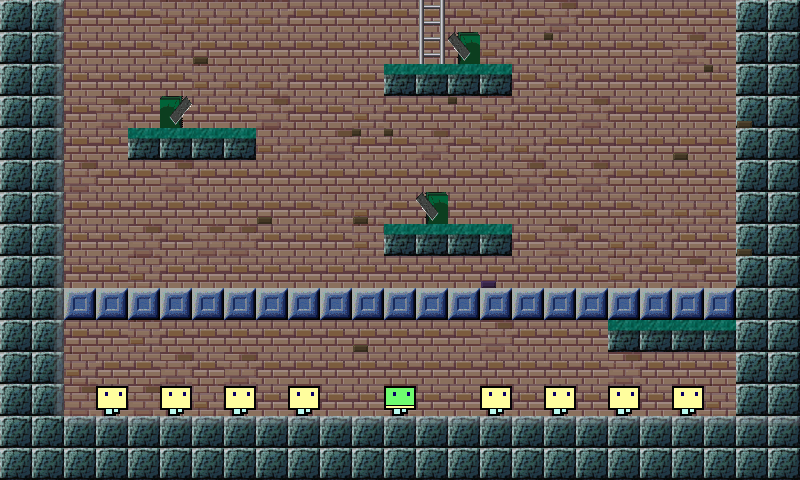

Below is a game level as drawn by its tile map, then a one-line description and the .tmx file that defines it, in full:
An orthogonal 25x15 tile map with 32x32 px tiles, 6 tile layers (Layer 0 tiles, Layer 1 underlays tiles, Layer 2 underlays sprites and player, Layer 3 underlays sprites and mobs, ...), 6 tilesets.

<map version="1.0" tiledversion="1.0.3" orientation="orthogonal" renderorder="right-down" width="25" height="15" tilewidth="32" tileheight="32" nextobjectid="1">
 <tileset firstgid="1" name="0" tilewidth="32" tileheight="32" tilecount="1000" columns="8">
  <image source="../images/map0Tiles.png" width="256" height="4000" />
 </tileset>
 <tileset firstgid="1001" name="1" tilewidth="32" tileheight="32" tilecount="1744" columns="8">
  <image source="../images/map1UnderlaysTiles.png" width="256" height="7000" />
 </tileset>
 <tileset firstgid="2745" name="2" tilewidth="32" tileheight="32" tilecount="64" columns="8">
  <image source="../images/map2UnderlaysSpritesAndPlayer.png" width="256" height="256" />
 </tileset>
 <tileset firstgid="2809" name="3" tilewidth="32" tileheight="32" tilecount="368" columns="8">
  <image source="../images/map3UnderlaysSpritesAndMobs.png" width="256" height="1500" />
 </tileset>
 <tileset firstgid="3177" name="4" tilewidth="32" tileheight="32" tilecount="120" columns="8">
  <image source="../images/map4OverlaysSprites.png" width="256" height="500" />
 </tileset>
 <tileset firstgid="3297" name="5" tilewidth="32" tileheight="32" tilecount="1000" columns="8">
  <image source="../images/map5OverlaysTiles.png" width="256" height="4000" />
 </tileset>
 <layer name="Layer 0 tiles" width="25" height="15">
  <data encoding="csv">
141,141,18,18,18,17,17,17,17,18,18,18,18,18,18,17,18,19,18,18,18,18,18,141,141,
141,141,18,18,18,17,18,18,18,18,18,18,18,18,18,17,18,18,18,18,18,19,18,141,141,
141,141,18,18,18,18,17,17,17,18,18,18,141,141,141,141,18,17,18,18,18,18,18,141,141,
141,141,18,19,18,18,18,18,19,18,18,17,18,18,18,17,18,18,19,18,18,18,18,141,141,
141,141,18,18,141,141,141,141,17,17,19,18,18,19,18,17,17,18,18,18,18,18,18,141,141,
141,141,19,18,18,19,18,18,18,18,18,18,18,18,18,18,19,18,19,18,18,18,18,141,141,
141,141,18,18,18,18,18,18,18,18,17,17,18,18,18,18,18,18,18,18,17,17,17,141,141,
141,141,18,18,19,18,19,19,18,18,18,17,141,141,141,141,18,19,18,17,17,18,18,141,141,
141,141,18,18,17,18,18,18,18,18,18,18,18,18,18,18,18,18,18,17,18,19,18,141,141,
141,141,178,178,178,178,178,178,178,178,178,178,178,178,178,178,178,178,178,178,178,178,178,141,141,
141,141,18,18,17,18,18,18,18,18,18,18,18,18,18,19,18,18,18,141,141,141,141,141,141,
141,141,17,18,18,19,18,19,18,18,18,18,18,18,18,18,18,18,18,19,18,18,18,141,141,
141,141,19,18,19,18,17,18,18,19,18,18,17,18,18,17,18,18,18,18,18,19,17,141,141,
141,141,141,141,141,141,141,141,141,141,141,141,141,141,141,141,141,141,141,141,141,141,141,141,141,
141,141,141,141,141,141,141,141,141,141,141,141,141,141,141,141,141,141,141,141,141,141,141,141,141
</data>
 </layer>
 <layer name="Layer 1 underlays tiles" width="25" height="15">
  <data encoding="csv">
0,0,0,0,0,0,0,0,0,0,0,0,0,1393,0,0,0,0,0,0,0,0,0,0,0,
0,0,0,0,0,0,1640,0,0,0,0,0,0,1393,0,0,0,1634,0,0,0,0,0,0,0,
0,0,0,0,0,0,0,0,0,0,0,0,0,0,0,0,0,0,0,0,0,0,1634,0,0,
0,0,0,0,0,0,0,0,0,0,0,0,0,0,1634,0,0,0,0,0,0,0,0,1640,0,
0,0,0,0,0,0,0,0,0,0,0,1634,1634,0,0,0,0,0,0,0,0,1640,0,0,0,
0,0,0,0,0,0,0,0,0,0,0,0,0,0,0,0,0,0,0,0,0,0,0,0,0,
0,0,0,0,0,0,0,0,1640,0,0,1640,0,0,0,0,0,0,0,0,0,0,0,0,0,
0,0,0,0,0,0,0,0,0,0,0,0,0,0,0,0,0,0,0,0,0,0,0,1640,0,
0,0,0,0,0,0,0,0,0,0,0,0,0,0,0,1592,0,0,0,0,0,0,0,0,0,
0,0,0,0,0,0,0,0,0,0,0,0,0,0,0,0,0,0,0,0,0,0,0,0,0,
0,0,0,0,0,0,0,0,0,0,0,1640,0,0,0,0,0,0,0,0,0,0,0,0,0,
0,0,0,0,0,0,0,0,0,0,0,0,0,0,0,0,0,0,0,0,0,0,0,0,0,
0,0,0,0,0,0,0,0,0,0,0,0,0,0,0,0,0,0,0,0,0,0,0,0,0,
0,0,0,0,0,0,0,0,0,0,0,0,0,0,0,0,0,0,0,0,0,0,0,0,0,
0,0,0,0,0,0,0,0,0,0,0,0,0,0,0,0,0,0,0,0,0,0,0,0,0
</data>
 </layer>
 <layer name="Layer 2 underlays sprites and player" width="25" height="15">
  <data encoding="csv">
0,0,0,0,0,0,0,0,0,0,0,0,0,0,0,0,0,0,0,0,0,0,0,0,0,
0,0,0,0,0,0,0,0,0,0,0,0,0,0,0,0,0,0,0,0,0,0,0,0,0,
0,0,0,0,0,0,0,0,0,0,0,0,0,0,0,0,0,0,0,0,0,0,0,0,0,
0,0,0,0,0,0,0,0,0,0,0,0,0,0,0,0,0,0,0,0,0,0,0,0,0,
0,0,0,0,0,0,0,0,0,0,0,0,0,0,0,0,0,0,0,0,0,0,0,0,0,
0,0,0,0,0,0,0,0,0,0,0,0,0,0,0,0,0,0,0,0,0,0,0,0,0,
0,0,0,0,0,0,0,0,0,0,0,0,0,0,0,0,0,0,0,0,0,0,0,0,0,
0,0,0,0,0,0,0,0,0,0,0,0,0,0,0,0,0,0,0,0,0,0,0,0,0,
0,0,0,0,0,0,0,0,0,0,0,0,0,0,0,0,0,0,0,0,0,0,0,0,0,
0,0,0,0,0,0,0,0,0,0,0,0,0,0,0,0,0,0,0,0,0,0,0,0,0,
0,0,0,0,0,0,0,0,0,0,0,0,0,0,0,0,0,0,0,0,0,0,0,0,0,
0,0,0,0,0,0,0,0,0,0,0,0,0,0,0,0,0,0,0,0,0,0,0,0,0,
0,0,0,0,0,0,0,0,0,0,0,0,2745,0,0,0,0,0,0,0,0,0,0,0,0,
0,0,0,0,0,0,0,0,0,0,0,0,0,0,0,0,0,0,0,0,0,0,0,0,0,
0,0,0,0,0,0,0,0,0,0,0,0,0,0,0,0,0,0,0,0,0,0,0,0,0
</data>
 </layer>
 <layer name="Layer 3 underlays sprites and mobs" width="25" height="15">
  <data encoding="csv">
0,0,0,0,0,0,0,0,0,0,0,0,0,3098,0,0,0,0,0,0,0,0,0,0,0,
0,0,0,0,0,0,0,0,0,0,0,0,0,3098,3129,0,0,0,0,0,0,0,0,0,0,
0,0,0,0,0,0,0,0,0,0,0,0,0,0,0,0,0,0,0,0,0,0,0,0,0,
0,0,0,0,0,3128,0,0,0,0,0,0,0,0,0,0,0,0,0,0,0,0,0,0,0,
0,0,0,0,0,0,0,0,0,0,0,0,0,0,0,0,0,0,0,0,0,0,0,0,0,
0,0,0,0,0,0,0,0,0,0,0,0,0,0,0,0,0,0,0,0,0,0,0,0,0,
0,0,0,0,0,0,0,0,0,0,0,0,0,3129,0,0,0,0,0,0,0,0,0,0,0,
0,0,0,0,0,0,0,0,0,0,0,0,0,0,0,0,0,0,0,0,0,0,0,0,0,
0,0,0,0,0,0,0,0,0,0,0,0,0,0,0,0,0,0,0,0,0,0,0,0,0,
0,0,0,0,0,0,0,0,0,0,0,0,0,0,0,0,0,0,0,0,0,0,0,0,0,
0,0,0,0,0,0,0,0,0,0,0,0,0,0,0,0,0,0,0,0,0,0,0,0,0,
0,0,0,0,0,0,0,0,0,0,0,0,0,0,0,0,0,0,0,0,0,0,0,0,0,
0,0,0,2817,0,2818,0,2819,0,2820,0,0,0,0,0,2821,0,2822,0,2823,0,2824,0,0,0,
0,0,0,0,0,0,0,0,0,0,0,0,0,0,0,0,0,0,0,0,0,0,0,0,0,
0,0,0,0,0,0,0,0,0,0,0,0,0,0,0,0,0,0,0,0,0,0,0,0,0
</data>
 </layer>
 <layer name="Layer 4 overlays sprites" width="25" height="15">
  <data encoding="csv">
0,0,0,0,0,0,0,0,0,0,0,0,0,0,0,0,0,0,0,0,0,0,0,0,0,
0,0,0,0,0,0,0,0,0,0,0,0,0,0,0,0,0,0,0,0,0,0,0,0,0,
0,0,0,0,0,0,0,0,0,0,0,0,0,0,0,0,0,0,0,0,0,0,0,0,0,
0,0,0,0,0,0,0,0,0,0,0,0,0,0,0,0,0,0,0,0,0,0,0,0,0,
0,0,0,0,0,0,0,0,0,0,0,0,0,0,0,0,0,0,0,0,0,0,0,0,0,
0,0,0,0,0,0,0,0,0,0,0,0,0,0,0,0,0,0,0,0,0,0,0,0,0,
0,0,0,0,0,0,0,0,0,0,0,0,0,0,0,0,0,0,0,0,0,0,0,0,0,
0,0,0,0,0,0,0,0,0,0,0,0,0,0,0,0,0,0,0,0,0,0,0,0,0,
0,0,0,0,0,0,0,0,0,0,0,0,0,0,0,0,0,0,0,0,0,0,0,0,0,
0,0,0,0,0,0,0,0,0,0,0,0,0,0,0,0,0,0,0,0,0,0,0,0,0,
0,0,0,0,0,0,0,0,0,0,0,0,0,0,0,0,0,0,0,0,0,0,0,0,0,
0,0,0,0,0,0,0,0,0,0,0,0,0,0,0,0,0,0,0,0,0,0,0,0,0,
0,0,0,0,0,0,0,0,0,0,0,0,0,0,0,0,0,0,0,0,0,0,0,0,0,
0,0,0,0,0,0,0,0,0,0,0,0,0,0,0,0,0,0,0,0,0,0,0,0,0,
0,0,0,0,0,0,0,0,0,0,0,0,0,0,0,0,0,0,0,0,0,0,0,0,0
</data>
 </layer>
 <layer name="Layer 5 overlays tiles" width="25" height="15">
  <data encoding="csv">
0,3773,0,0,0,0,0,0,0,0,0,0,0,0,0,0,0,0,0,0,0,0,0,0,0,
0,3773,0,0,0,0,0,0,0,0,0,0,0,0,0,0,0,0,0,0,0,0,0,0,0,
0,3773,0,0,0,0,0,0,0,0,0,0,3577,3577,3577,3577,0,0,0,0,0,0,0,0,0,
0,3773,0,0,0,0,0,0,0,0,0,0,0,0,0,0,0,0,0,0,0,0,0,0,0,
0,3773,0,0,3577,3577,3577,3577,0,0,0,0,0,0,0,0,0,0,0,0,0,0,0,0,0,
0,3773,0,0,0,0,0,0,0,0,0,0,0,0,0,0,0,0,0,0,0,0,0,0,0,
0,3773,0,0,0,0,0,0,0,0,0,0,0,0,0,0,0,0,0,0,0,0,0,0,0,
0,3773,0,0,0,0,0,0,0,0,0,0,3577,3577,3577,3577,0,0,0,0,0,0,0,0,0,
0,3773,0,0,0,0,0,0,0,0,0,0,0,0,0,0,0,0,0,0,0,0,0,0,0,
0,3773,0,0,0,0,0,0,0,0,0,0,0,0,0,0,0,0,0,0,0,0,0,0,0,
0,3773,0,0,0,0,0,0,0,0,0,0,0,0,0,0,0,0,0,3577,3577,3577,3577,0,0,
0,3773,0,0,0,0,0,0,0,0,0,0,0,0,0,0,0,0,0,0,0,0,0,0,0,
0,3773,0,0,0,0,0,0,0,0,0,0,0,0,0,0,0,0,0,0,0,0,0,0,0,
0,0,3769,3769,3769,3769,3769,3769,3769,3769,3769,3769,3769,3769,3769,3769,3769,3769,3769,3769,3769,3769,3769,3769,3769,
0,0,0,0,0,0,0,0,0,0,0,0,0,0,0,0,0,0,0,0,0,0,0,0,0
</data>
 </layer>
</map>
